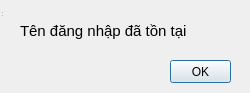
<?xml version="1.0" encoding="UTF-8"?>
<ui version="4.0">
 <class>MainWindow</class>
 <widget class="QDialog" name="MainWindow">
  <property name="geometry">
   <rect>
    <x>0</x>
    <y>0</y>
    <width>250</width>
    <height>93</height>
   </rect>
  </property>
  <property name="minimumSize">
   <size>
    <width>250</width>
    <height>93</height>
   </size>
  </property>
  <property name="maximumSize">
   <size>
    <width>250</width>
    <height>93</height>
   </size>
  </property>
  <property name="windowTitle">
   <string>Thông báo</string>
  </property>
  <widget class="QWidget" name="centralwidget" native="true">
   <property name="geometry">
    <rect>
     <x>0</x>
     <y>0</y>
     <width>251</width>
     <height>83</height>
    </rect>
   </property>
   <widget class="QLabel" name="label">
    <property name="geometry">
     <rect>
      <x>20</x>
      <y>10</y>
      <width>221</width>
      <height>41</height>
     </rect>
    </property>
    <property name="font">
     <font>
      <pointsize>11</pointsize>
     </font>
    </property>
    <property name="text">
     <string>Tên đăng nhập đã tồn tại</string>
    </property>
   </widget>
   <widget class="QPushButton" name="confirm">
    <property name="geometry">
     <rect>
      <x>170</x>
      <y>60</y>
      <width>61</width>
      <height>23</height>
     </rect>
    </property>
    <property name="text">
     <string>OK</string>
    </property>
   </widget>
  </widget>
  <widget class="QStatusBar" name="statusbar">
   <property name="geometry">
    <rect>
     <x>0</x>
     <y>0</y>
     <width>3</width>
     <height>18</height>
    </rect>
   </property>
  </widget>
 </widget>
 <resources/>
 <connections>
  <connection>
   <sender>confirm</sender>
   <signal>clicked()</signal>
   <receiver>MainWindow</receiver>
   <slot>close()</slot>
   <hints>
    <hint type="sourcelabel">
     <x>200</x>
     <y>61</y>
    </hint>
    <hint type="destinationlabel">
     <x>124</x>
     <y>46</y>
    </hint>
   </hints>
  </connection>
 </connections>
</ui>
